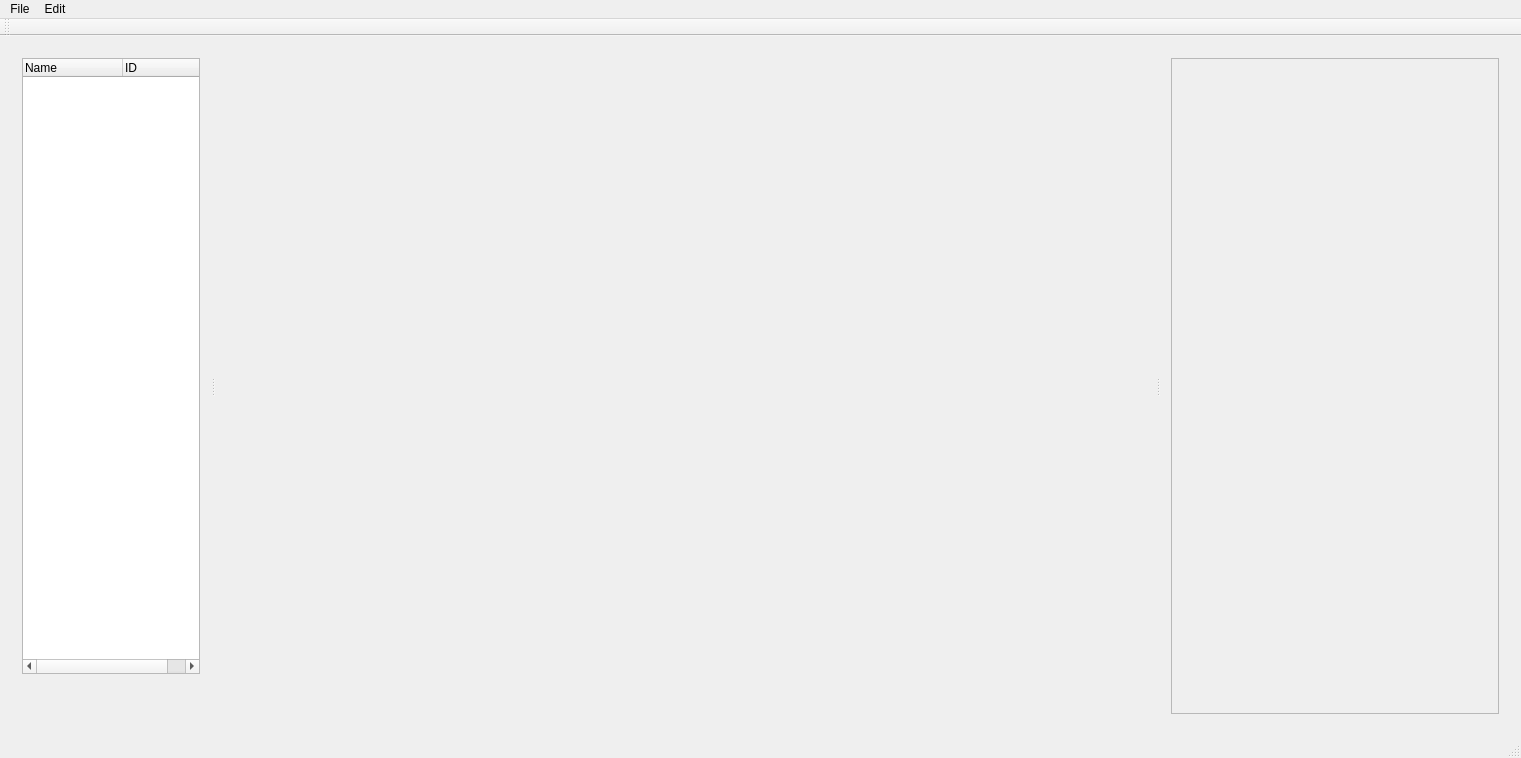
<?xml version="1.0" encoding="UTF-8"?>
<ui version="4.0">
 <class>MainWindow</class>
 <widget class="QMainWindow" name="MainWindow">
  <property name="geometry">
   <rect>
    <x>0</x>
    <y>0</y>
    <width>1521</width>
    <height>758</height>
   </rect>
  </property>
  <property name="windowTitle">
   <string>OpenGL in Qt</string>
  </property>
  <widget class="QWidget" name="centralWidget">
   <property name="styleSheet">
    <string notr="true"/>
   </property>
   <layout class="QHBoxLayout" name="horizontalLayout">
    <item>
     <widget class="QSplitter" name="splitter">
      <property name="orientation">
       <enum>Qt::Horizontal</enum>
      </property>
      <widget class="QWidget" name="verticalWidget" native="true">
       <property name="maximumSize">
        <size>
         <width>200</width>
         <height>16777215</height>
        </size>
       </property>
       <layout class="QHBoxLayout" name="horizontalLayout_3">
        <item>
         <layout class="QVBoxLayout" name="verticalLayout_4">
          <item>
           <widget class="QTreeWidget" name="Outliner">
            <property name="editTriggers">
             <set>QAbstractItemView::DoubleClicked|QAbstractItemView::EditKeyPressed|QAbstractItemView::SelectedClicked</set>
            </property>
            <property name="dragEnabled">
             <bool>true</bool>
            </property>
            <property name="dragDropMode">
             <enum>QAbstractItemView::DragDrop</enum>
            </property>
            <property name="defaultDropAction">
             <enum>Qt::MoveAction</enum>
            </property>
            <property name="selectionBehavior">
             <enum>QAbstractItemView::SelectRows</enum>
            </property>
            <column>
             <property name="text">
              <string>Name</string>
             </property>
            </column>
            <column>
             <property name="text">
              <string>ID</string>
             </property>
            </column>
           </widget>
          </item>
          <item>
           <spacer name="verticalSpacer">
            <property name="orientation">
             <enum>Qt::Vertical</enum>
            </property>
            <property name="sizeType">
             <enum>QSizePolicy::Minimum</enum>
            </property>
            <property name="sizeHint" stdset="0">
             <size>
              <width>20</width>
              <height>40</height>
             </size>
            </property>
           </spacer>
          </item>
         </layout>
        </item>
       </layout>
      </widget>
      <widget class="QWidget" name="layoutWidget">
       <layout class="QVBoxLayout" name="OpenGLLayout"/>
      </widget>
      <widget class="QWidget" name="Components" native="true">
       <property name="maximumSize">
        <size>
         <width>350</width>
         <height>16777215</height>
        </size>
       </property>
       <layout class="QVBoxLayout" name="verticalLayout_2">
        <item>
         <widget class="QScrollArea" name="scrollArea">
          <property name="maximumSize">
           <size>
            <width>350</width>
            <height>16777215</height>
           </size>
          </property>
          <property name="widgetResizable">
           <bool>true</bool>
          </property>
          <widget class="QWidget" name="scrollAreaWidgetContents">
           <property name="geometry">
            <rect>
             <x>0</x>
             <y>0</y>
             <width>330</width>
             <height>661</height>
            </rect>
           </property>
          </widget>
         </widget>
        </item>
       </layout>
      </widget>
     </widget>
    </item>
   </layout>
  </widget>
  <widget class="QMenuBar" name="menuBar">
   <property name="geometry">
    <rect>
     <x>0</x>
     <y>0</y>
     <width>1521</width>
     <height>20</height>
    </rect>
   </property>
   <widget class="QMenu" name="menuFile">
    <property name="title">
     <string>File</string>
    </property>
    <widget class="QMenu" name="menuCreate_New">
     <property name="title">
      <string>Create New...</string>
     </property>
     <addaction name="spawnCube"/>
     <addaction name="spawnSphere"/>
     <addaction name="spawnPlane"/>
    </widget>
    <addaction name="menuCreate_New"/>
    <addaction name="actionExit"/>
   </widget>
   <widget class="QMenu" name="menuEdit">
    <property name="title">
     <string>Edit</string>
    </property>
    <addaction name="actionToggle_Wireframe"/>
   </widget>
   <addaction name="menuFile"/>
   <addaction name="menuEdit"/>
  </widget>
  <widget class="QToolBar" name="mainToolBar">
   <attribute name="toolBarArea">
    <enum>TopToolBarArea</enum>
   </attribute>
   <attribute name="toolBarBreak">
    <bool>false</bool>
   </attribute>
  </widget>
  <widget class="QStatusBar" name="statusBar"/>
  <action name="actionToggle_Wireframe">
   <property name="checkable">
    <bool>true</bool>
   </property>
   <property name="text">
    <string>Toggle Wireframe</string>
   </property>
   <property name="shortcut">
    <string>Ctrl+W</string>
   </property>
  </action>
  <action name="actionExit">
   <property name="text">
    <string>Exit</string>
   </property>
   <property name="shortcut">
    <string>Esc</string>
   </property>
  </action>
  <action name="spawnCube">
   <property name="text">
    <string>Cube</string>
   </property>
  </action>
  <action name="spawnSphere">
   <property name="text">
    <string>Sphere</string>
   </property>
  </action>
  <action name="spawnPlane">
   <property name="text">
    <string>Plane</string>
   </property>
  </action>
 </widget>
 <layoutdefault spacing="6" margin="11"/>
 <resources/>
 <connections/>
</ui>
